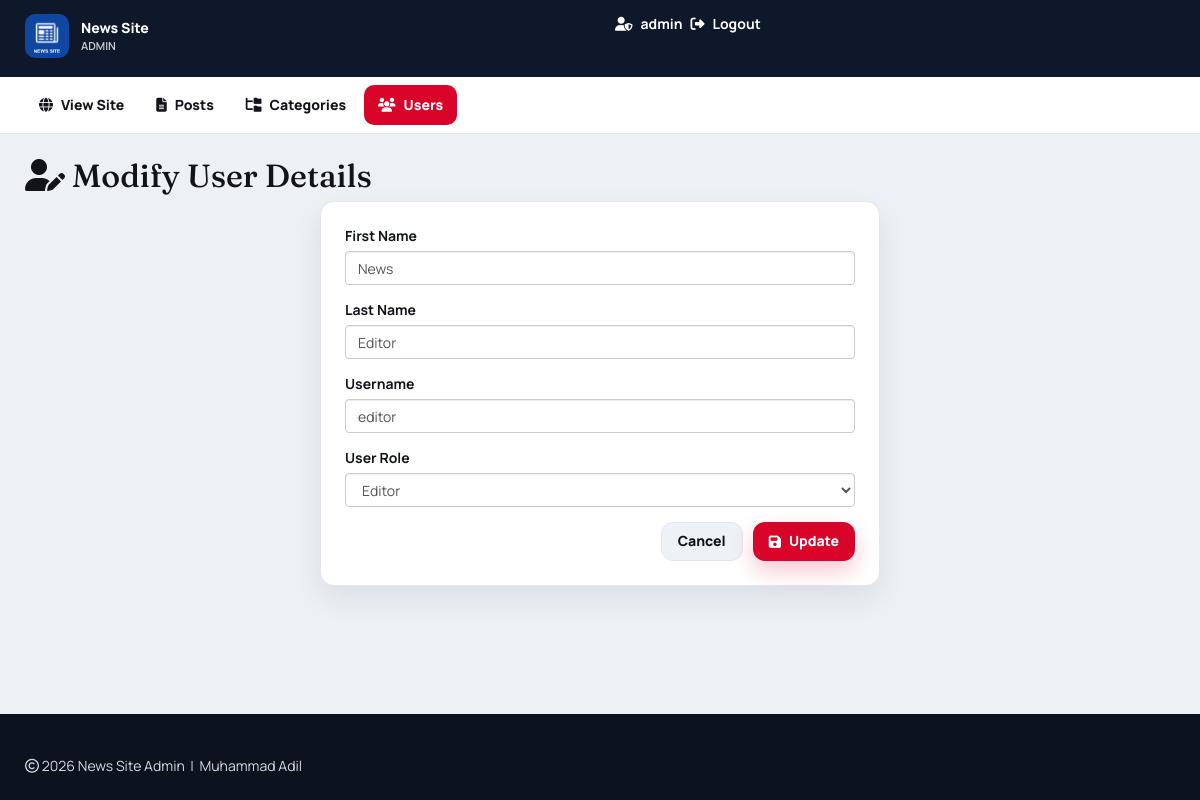
Screenshot of /admin/update-user.php?id=2 (signed in) with the database file from the repository.
### tables this page shows
CREATE TABLE `users` (
  `id` int(11) NOT NULL AUTO_INCREMENT,
  `first_name` varchar(30) NOT NULL,
  `last_name` varchar(30) NOT NULL,
  `username` varchar(30) DEFAULT NULL,
  `password` varchar(40) DEFAULT NULL,
  `role` int(11) NOT NULL COMMENT '1=Admin, 0=Normal',
  PRIMARY KEY (`id`)
);

### includes/helpers.php (called while the page is built, shortened)
<?php
function e($value)
{
    return htmlspecialchars((string) $value, ENT_QUOTES, 'UTF-8');
}

### admin/update-user.php (the view, shortened to what this page needs)
<?php
include "header.php";
include "config.php";
$id = isset($_GET['id']) ? (int) $_GET['id'] : (int) ($_POST['id'] ?? 0);
$result = mysqli_query($conn, "SELECT * FROM users WHERE id = {$id}") or die("query failed.");
$row = mysqli_fetch_assoc($result);
?>
  <div id="admin-content">
      <div class="container">
          <div class="row">
              <div class="col-xs-12">
                  <h1 class="admin-heading"><i class="fa-solid fa-user-pen"></i> Modify User Details</h1>
              </div>
              <div class="col-xs-12 col-sm-8 col-sm-offset-2 col-md-6 col-md-offset-3">
                  <form class="admin-form" action="<?php echo e($_SERVER['PHP_SELF']); ?>?id=<?php echo (int) $row['id']; ?>" method="POST">
                      <div class="form-group">
                          <label>First Name</label>
                          <input type="text" name="first_name" class="form-control" value="<?php echo e($row['first_name']); ?>" required>
                      </div>
                      <div class="form-group">
                          <label>Last Name</label>
                          <input type="text" name="last_name" class="form-control" value="<?php echo e($row['last_name']); ?>" required>
                      </div>
                      <div class="form-group">
                          <label>Username</label>
                          <input type="text" name="username" class="form-control" value="<?php echo e($row['username']); ?>" required>
                      </div>
                      <div class="form-group">
                          <label>User Role</label>
                          <select class="form-control" name="role">
                          <?php if ((int) $row['role'] === 1) { ?>
                            <option value="0">Editor</option>
                            <option value="1" selected>Admin</option>
                          <?php } else { ?>
                            <option value="0" selected>Editor</option>
                          <?php } ?>
                          </select>
                      </div>
                      <div class="form-actions">
                          <a href="users.php" class="btn btn-default">Cancel</a>
                          <button type="submit" name="submit" class="btn btn-primary"><i class="fa-solid fa-floppy-disk"></i> Update</button>
                      </div>
                  </form>
              </div>
          </div>
      </div>
  </div>
<?php include "footer.php"; ?>

### css/style.css (style rules this page uses)
:root { --ink: #12141a; --muted: #5c6472; --line: #e4e7ee; --page: #f3f5f8; --surface: #ffffff; --brand: #111827; --accent: #d90429; --accent-dark: #b00321; --nav: #0f172a; --shadow: 0 12px 30px rgba(17, 24, 39, 0.08); --radius: 14px; --font-display: "Fraunces", Georgia, serif; --font-body: "Manrope", "Segoe UI", sans-serif; }
*, *::before, *::after { box-sizing: border-box; }
html { -webkit-text-size-adjust: 100%; scroll-behavior: smooth; }
body { margin: 0; color: var(--ink); background: radial-gradient(circle at top right, rgba(217, 4, 41, 0.06), transparent 28%), linear-gradient(180deg, #fafbfc 0%, var(--page) 40%); font-family: var(--font-body); overflow-x: hidden; }
a { color: inherit; text-decoration: none; }
.container { width: 100%; max-width: 1180px; }
.btn { display: inline-flex; align-items: center; justify-content: center; gap: 8px; border: 0; border-radius: 12px; font-weight: 750; font-family: var(--font-body); line-height: 1.2; transition: transform 0.15s ease, background 0.15s ease, color 0.15s ease, box-shadow 0.15s ease; }
.btn-accent, .btn.btn-primary, .btn-brand { background: var(--accent) !important; color: #fff !important; padding: 11px 16px; box-shadow: 0 10px 22px rgba(217, 4, 41, 0.22); }
.btn-soft, .btn.btn-default { background: #eef1f6 !important; color: var(--ink) !important; border: 1px solid var(--line) !important; padding: 10px 16px; }
.admin-body { background: #edf0f5; }
#admin-content { padding: 24px 0 40px; min-height: 70vh; }
#admin-content .admin-heading { font-family: var(--font-display); font-size: 32px; margin: 0 0 8px; }
form.admin-form, #admin-content form { background: #fff; border: 1px solid var(--line); border-radius: 14px; padding: 24px; box-shadow: var(--shadow); }
.form-actions { display: flex; justify-content: flex-end; gap: 10px; margin-top: 12px; }

### rows the page displays
users: first_name "News", last_name "Editor", username "editor", role "Editor"

### other values shown
$_SESSION["username"] "admin"
